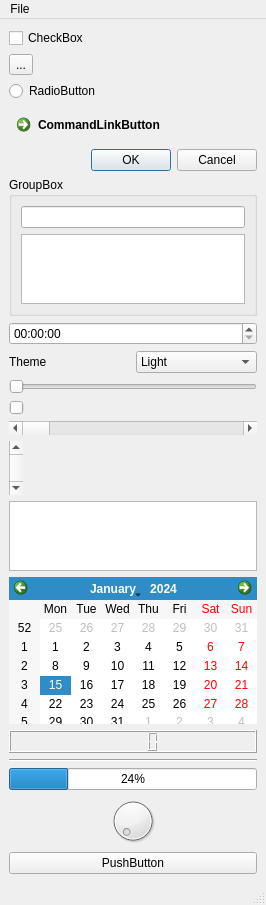
<?xml version="1.0" encoding="UTF-8"?>
<ui version="4.0">
 <class>MainWindow</class>
 <widget class="QMainWindow" name="MainWindow">
  <property name="geometry">
   <rect>
    <x>0</x>
    <y>0</y>
    <width>213</width>
    <height>657</height>
   </rect>
  </property>
  <property name="windowTitle">
   <string>MainWindow</string>
  </property>
  <widget class="QWidget" name="centralwidget">
   <layout class="QVBoxLayout" name="verticalLayout_2">
    <item>
     <widget class="QCheckBox" name="checkBox">
      <property name="text">
       <string>CheckBox</string>
      </property>
     </widget>
    </item>
    <item>
     <widget class="QToolButton" name="toolButton">
      <property name="text">
       <string>...</string>
      </property>
     </widget>
    </item>
    <item>
     <widget class="QRadioButton" name="radioButton">
      <property name="text">
       <string>RadioButton</string>
      </property>
     </widget>
    </item>
    <item>
     <widget class="QCommandLinkButton" name="commandLinkButton">
      <property name="text">
       <string>CommandLinkButton</string>
      </property>
     </widget>
    </item>
    <item>
     <widget class="QDialogButtonBox" name="buttonBox">
      <property name="standardButtons">
       <set>QDialogButtonBox::Cancel|QDialogButtonBox::Ok</set>
      </property>
     </widget>
    </item>
    <item>
     <widget class="QGroupBox" name="groupBox">
      <property name="title">
       <string>GroupBox</string>
      </property>
      <layout class="QVBoxLayout" name="verticalLayout">
       <item>
        <widget class="QLineEdit" name="lineEdit"/>
       </item>
       <item>
        <widget class="QTextEdit" name="textEdit"/>
       </item>
      </layout>
     </widget>
    </item>
    <item>
     <widget class="QTimeEdit" name="timeEdit"/>
    </item>
    <item>
     <layout class="QHBoxLayout" name="horizontalLayout">
      <item>
       <widget class="QLabel" name="label">
        <property name="text">
         <string>Theme</string>
        </property>
       </widget>
      </item>
      <item>
       <widget class="QComboBox" name="comboBox">
        <item>
         <property name="text">
          <string>Light</string>
         </property>
        </item>
        <item>
         <property name="text">
          <string>Dark</string>
         </property>
        </item>
       </widget>
      </item>
     </layout>
    </item>
    <item>
     <widget class="QSlider" name="horizontalSlider">
      <property name="orientation">
       <enum>Qt::Horizontal</enum>
      </property>
     </widget>
    </item>
    <item>
     <widget class="QSlider" name="verticalSlider">
      <property name="orientation">
       <enum>Qt::Vertical</enum>
      </property>
     </widget>
    </item>
    <item>
     <widget class="QScrollBar" name="horizontalScrollBar">
      <property name="orientation">
       <enum>Qt::Horizontal</enum>
      </property>
     </widget>
    </item>
    <item>
     <widget class="QScrollBar" name="verticalScrollBar">
      <property name="orientation">
       <enum>Qt::Vertical</enum>
      </property>
     </widget>
    </item>
    <item>
     <widget class="QTextBrowser" name="textBrowser"/>
    </item>
    <item>
     <widget class="QCalendarWidget" name="calendarWidget"/>
    </item>
    <item>
     <widget class="QLCDNumber" name="lcdNumber"/>
    </item>
    <item>
     <widget class="Line" name="line">
      <property name="orientation">
       <enum>Qt::Horizontal</enum>
      </property>
     </widget>
    </item>
    <item>
     <widget class="QProgressBar" name="progressBar">
      <property name="value">
       <number>24</number>
      </property>
     </widget>
    </item>
    <item>
     <widget class="QDial" name="dial"/>
    </item>
    <item>
     <widget class="QPushButton" name="pushButton">
      <property name="text">
       <string>PushButton</string>
      </property>
     </widget>
    </item>
   </layout>
  </widget>
  <widget class="QMenuBar" name="menubar">
   <property name="geometry">
    <rect>
     <x>0</x>
     <y>0</y>
     <width>213</width>
     <height>22</height>
    </rect>
   </property>
   <widget class="QMenu" name="menuFile">
    <property name="title">
     <string>File</string>
    </property>
    <addaction name="actionQuit"/>
   </widget>
   <addaction name="menuFile"/>
  </widget>
  <widget class="QStatusBar" name="statusbar"/>
  <action name="actionQuit">
   <property name="text">
    <string>Quit</string>
   </property>
  </action>
 </widget>
 <resources/>
 <connections/>
</ui>
